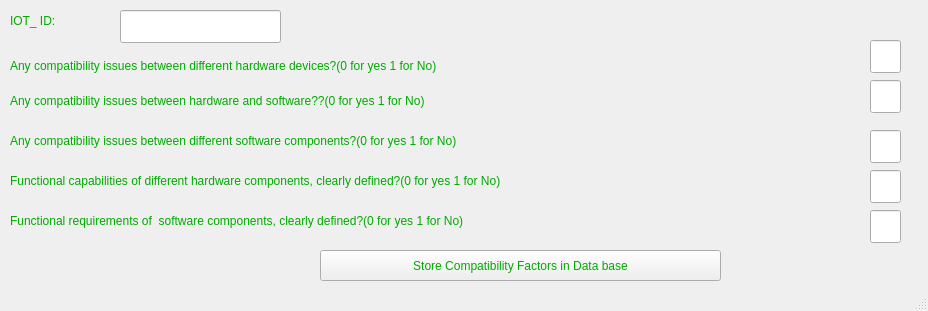
<?xml version="1.0" encoding="UTF-8"?>
<ui version="4.0">
 <class>MainWindow</class>
 <widget class="QMainWindow" name="MainWindow">
  <property name="geometry">
   <rect>
    <x>0</x>
    <y>0</y>
    <width>928</width>
    <height>311</height>
   </rect>
  </property>
  <property name="windowTitle">
   <string>Compatibility Factors</string>
  </property>
  <property name="styleSheet">
   <string notr="true">color: rgb(0, 170, 0);
font: 75 12pt &quot;MS Shell Dlg 2&quot;;</string>
  </property>
  <widget class="QWidget" name="centralwidget">
   <widget class="QPushButton" name="pushButton">
    <property name="geometry">
     <rect>
      <x>320</x>
      <y>250</y>
      <width>401</width>
      <height>31</height>
     </rect>
    </property>
    <property name="text">
     <string>Store Compatibility Factors in Data base</string>
    </property>
   </widget>
   <widget class="QLineEdit" name="lineEdit_3">
    <property name="geometry">
     <rect>
      <x>870</x>
      <y>40</y>
      <width>31</width>
      <height>33</height>
     </rect>
    </property>
   </widget>
   <widget class="QLineEdit" name="lineEdit_4">
    <property name="geometry">
     <rect>
      <x>870</x>
      <y>80</y>
      <width>31</width>
      <height>33</height>
     </rect>
    </property>
   </widget>
   <widget class="QLineEdit" name="lineEdit_5">
    <property name="geometry">
     <rect>
      <x>870</x>
      <y>130</y>
      <width>31</width>
      <height>33</height>
     </rect>
    </property>
   </widget>
   <widget class="QLineEdit" name="lineEdit_6">
    <property name="geometry">
     <rect>
      <x>870</x>
      <y>170</y>
      <width>31</width>
      <height>33</height>
     </rect>
    </property>
   </widget>
   <widget class="QLabel" name="label_3">
    <property name="geometry">
     <rect>
      <x>10</x>
      <y>50</y>
      <width>821</width>
      <height>31</height>
     </rect>
    </property>
    <property name="styleSheet">
     <string notr="true"/>
    </property>
    <property name="text">
     <string>Any compatibility issues between different hardware devices?(0 for yes 1 for No)</string>
    </property>
   </widget>
   <widget class="QLabel" name="label_4">
    <property name="geometry">
     <rect>
      <x>10</x>
      <y>90</y>
      <width>831</width>
      <height>21</height>
     </rect>
    </property>
    <property name="text">
     <string>Any compatibility issues between hardware and software??(0 for yes 1 for No)</string>
    </property>
   </widget>
   <widget class="QLabel" name="label_5">
    <property name="geometry">
     <rect>
      <x>10</x>
      <y>170</y>
      <width>831</width>
      <height>21</height>
     </rect>
    </property>
    <property name="text">
     <string>Functional capabilities of different hardware components, clearly defined?(0 for yes 1 for No)</string>
    </property>
   </widget>
   <widget class="QLabel" name="label_6">
    <property name="geometry">
     <rect>
      <x>10</x>
      <y>130</y>
      <width>831</width>
      <height>21</height>
     </rect>
    </property>
    <property name="text">
     <string>Any compatibility issues between different software components?(0 for yes 1 for No)</string>
    </property>
   </widget>
   <widget class="QLineEdit" name="lineEdit_9">
    <property name="geometry">
     <rect>
      <x>120</x>
      <y>10</y>
      <width>161</width>
      <height>33</height>
     </rect>
    </property>
   </widget>
   <widget class="QLabel" name="label_7">
    <property name="geometry">
     <rect>
      <x>10</x>
      <y>10</y>
      <width>131</width>
      <height>21</height>
     </rect>
    </property>
    <property name="text">
     <string>IOT_ ID:</string>
    </property>
   </widget>
   <widget class="QLineEdit" name="lineEdit_7">
    <property name="geometry">
     <rect>
      <x>870</x>
      <y>210</y>
      <width>31</width>
      <height>33</height>
     </rect>
    </property>
   </widget>
   <widget class="QLabel" name="label_8">
    <property name="geometry">
     <rect>
      <x>10</x>
      <y>210</y>
      <width>831</width>
      <height>21</height>
     </rect>
    </property>
    <property name="text">
     <string>Functional requirements of  software components, clearly defined?(0 for yes 1 for No)</string>
    </property>
   </widget>
   <widget class="QLabel" name="label">
    <property name="geometry">
     <rect>
      <x>-580</x>
      <y>-190</y>
      <width>1531</width>
      <height>531</height>
     </rect>
    </property>
    <property name="text">
     <string/>
    </property>
    <property name="pixmap">
     <pixmap>../Users/yuvar/Desktop/abstract-technology-background-with-big-data-internet-connection-abstract-sense-of-science-and-technology-analytics-concept-graphic-design-illustration-vector.jpg</pixmap>
    </property>
   </widget>
   <zorder>label</zorder>
   <zorder>pushButton</zorder>
   <zorder>lineEdit_3</zorder>
   <zorder>lineEdit_4</zorder>
   <zorder>lineEdit_5</zorder>
   <zorder>lineEdit_6</zorder>
   <zorder>label_3</zorder>
   <zorder>label_4</zorder>
   <zorder>label_5</zorder>
   <zorder>label_6</zorder>
   <zorder>lineEdit_9</zorder>
   <zorder>label_7</zorder>
   <zorder>lineEdit_7</zorder>
   <zorder>label_8</zorder>
  </widget>
  <widget class="QStatusBar" name="statusbar"/>
 </widget>
 <resources/>
 <connections/>
</ui>
